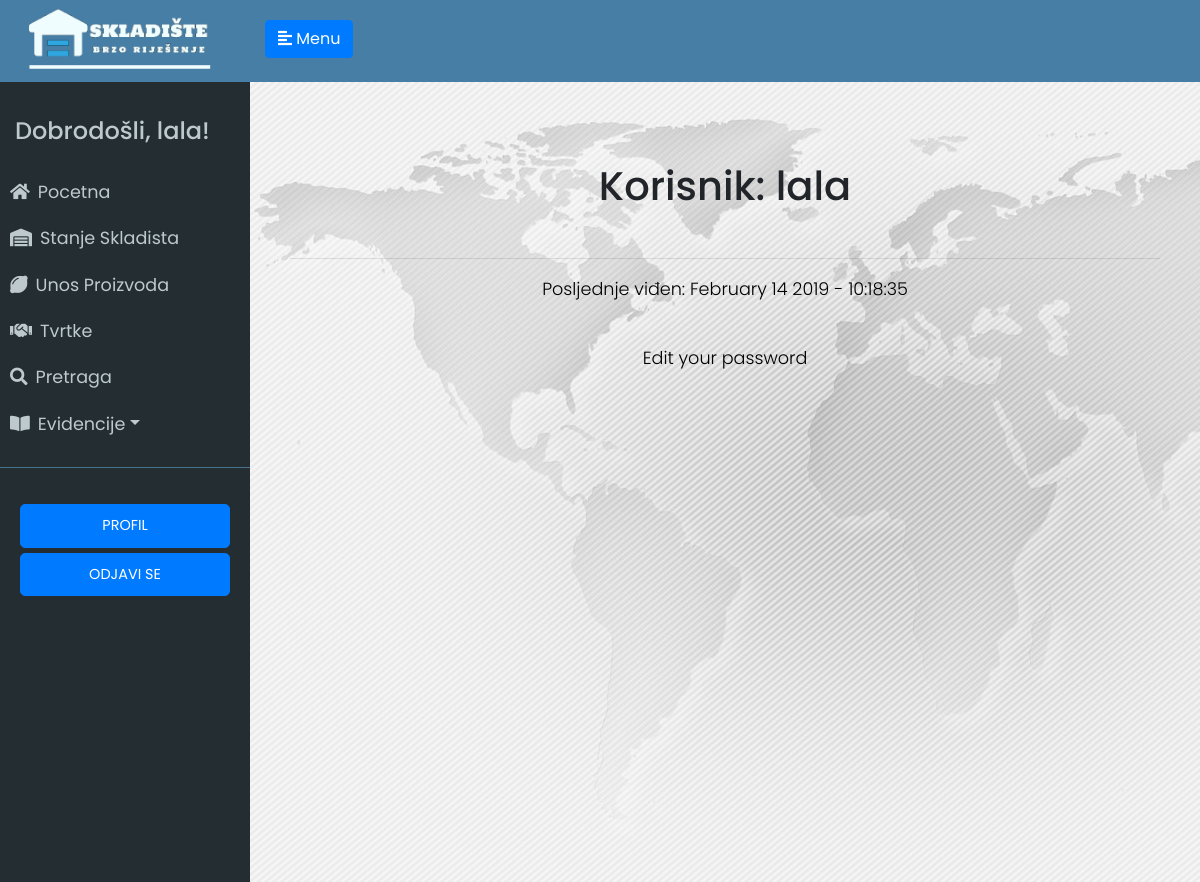
/user/lala (signed in), run on an earlier commit of the app's database.
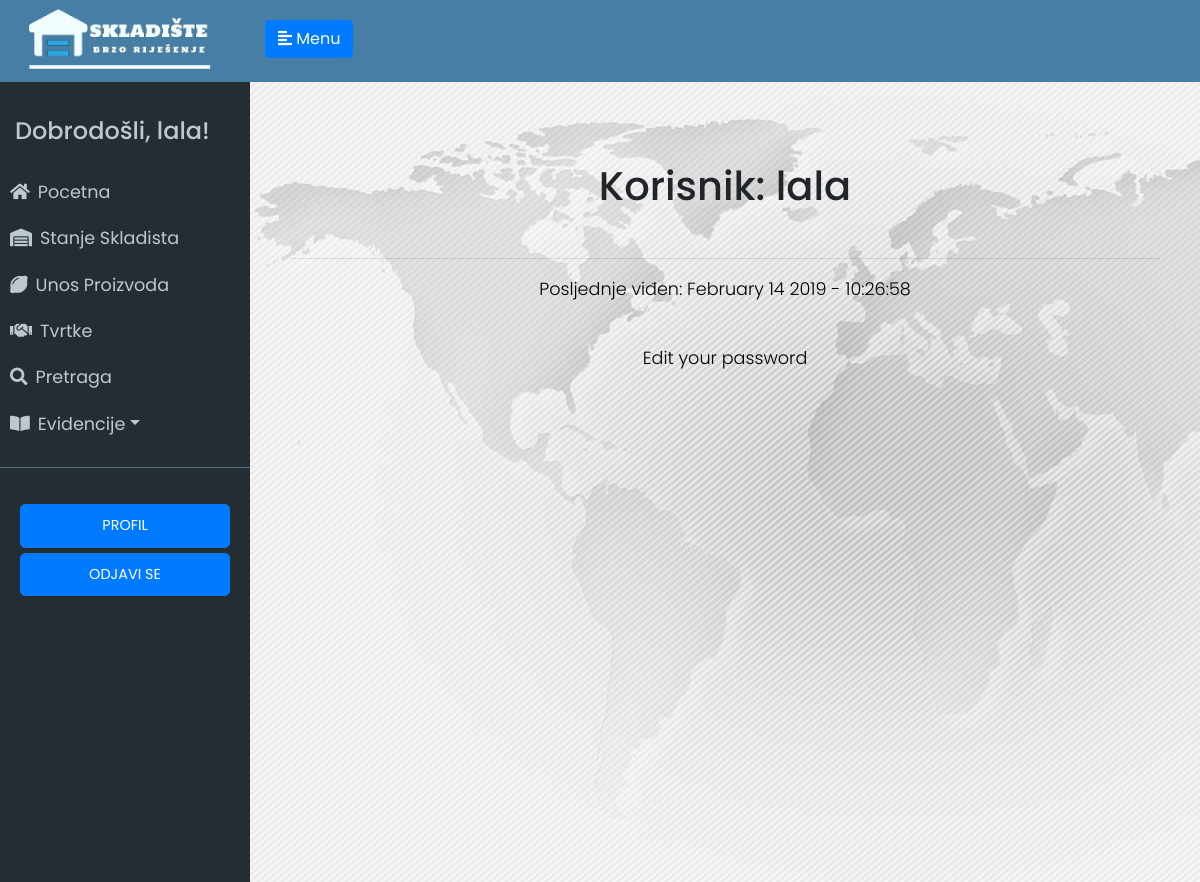
And on a later commit of the database.
### app/models.py (models this page shows, shortened)
class User(UserMixin, db.Model):
	id = db.Column(db.Integer, primary_key=True)
	username = db.Column(db.String(64), index=True, unique=True)
	email = db.Column(db.String(120), index=True, unique=True)
	password_hash = db.Column(db.String(128))
	last_seen = db.Column(db.DateTime, default=datetime.utcnow)
	evidencija = db.relationship('Evidencija', backref='user', lazy='dynamic')

### app/routes.py (the view)
@app.route('/user/<username>')
@login_required
def user(username):
	user = User.query.filter_by(username=username).first_or_404()
	return render_template('user.html', user=user)

### app/models.py (called while the page is built)
@login.user_loader
def load_user(id):
	return User.query.get(int(id))

### app/routes.py (called while the page is built)
@app.before_request
def before_request():
	if current_user.is_authenticated:
		current_user.last_seen = datetime.utcnow()
		db.session.commit()

### app/templates/user.html
{% extends "base.html" %}
{% block content %}
<div class="stanje-s">
    <h1>Korisnik: {{ user.username }}</h1><br>
    <hr>
    {% if user.last_seen %}<p>Posljednje viđen: {{ user.last_seen.strftime('%B %d %Y - %H:%M:%S') }}</p>{% endif %}<br>
   <p><a href="{{ url_for('edit_password') }}">Edit your password</a></p>
</div>
{% endblock %}

### app/templates/base.html (shortened to what this page needs)
<html>
<head>
	<link rel="stylesheet" href="https://stackpath.bootstrapcdn.com/bootstrap/4.2.1/css/bootstrap.min.css" integrisha384-GJzZqFGwb1QTTN6wy59ffF1BuGJpLSa9DkKMp0DgiMDm4iYMj70gZWKYbI706tWS">
	<link href="../static/style.css" type="text/css" rel="stylesheet">
	<link rel="stylesheet" href="https://use.fontawesome.com/releases/v5.7.1/css/all.css">
</head>
<body>
	<div class="wrapper">
	<nav id="sidebar">
		<div class="sidebar-header ">
			<img src="../static/logo3.png" style="width: 200px; height: auto;">
		</div>
		<ul class="list-unstyled components" id="navigation">
			<h4>Dobrodošli, {{ current_user.username }}!</h4>
			<li class="{% block index %}{% endblock %}">
				<a href="{{ url_for('index') }}"><i class="fas fa-home mr-2"></i>Pocetna</a>
			</li>
			<li class="{% block stanje_skladista1 %}{% endblock %}">
				<a href="{{ url_for('stanje_skladista1') }}"><i class="fas fa-warehouse mr-2"></i>Stanje Skladista</a>
			</li>
			<li class="{% block unos_proizvoda %}{% endblock %}">
				<a href="{{ url_for('unos_proizvoda') }}"><i class="fas fa-lemon mr-2"></i>Unos Proizvoda</a>
			</li>
			<li class="{% block dobavljaci %}{% endblock %}">
				<a href="{{ url_for('tvrtke') }}"><i class="fas fa-handshake mr-2"></i>Tvrtke</a>
			</li>
			<li class="{% block pretraga %}{% endblock %}">
                <a href="{{ url_for('search') }}"><i class="fas fa-search mr-2"></i>Pretraga</a>
            </li>
			<li>
				<a href="#pageSubmenu" data-toggle="collapse" aria-expanded="false" class="dropdown-toggle"><i class="fas fa-book-open mr-2"></i>Evidencije</a>
			</li>
		</ul>
		<ul class="list-unstyled CTAs">
                <li>
                    <a href="{{ url_for('user', username=current_user.username) }}" class="btn btn-primary hover-plava">PROFIL</a>
                </li>
                <li>
                    <a href="{{ url_for('logout') }}" class="btn btn-primary hover-plava">ODJAVI SE</a>
                </li>
            </ul>
	</nav>
		<div class="tijelo">
	        <div class="plava-pozadina">
	            <button type="button" id="sidebarCollapse" class="btn btn-primary">
	                <i class="fas fa-align-left"></i>
	                <span>Menu</span>
	            </button> <br>
	    	</div>
			<div class="plavo">
			{% block content %}
			{% endblock %}
			</div>
		</div>
</body>
</html>

What changed in the data, as far as the page shows it:
changed User "lala": last_seen "February 14 2019 - 10:18:35" → "February 14 2019 - 10:26:58"
